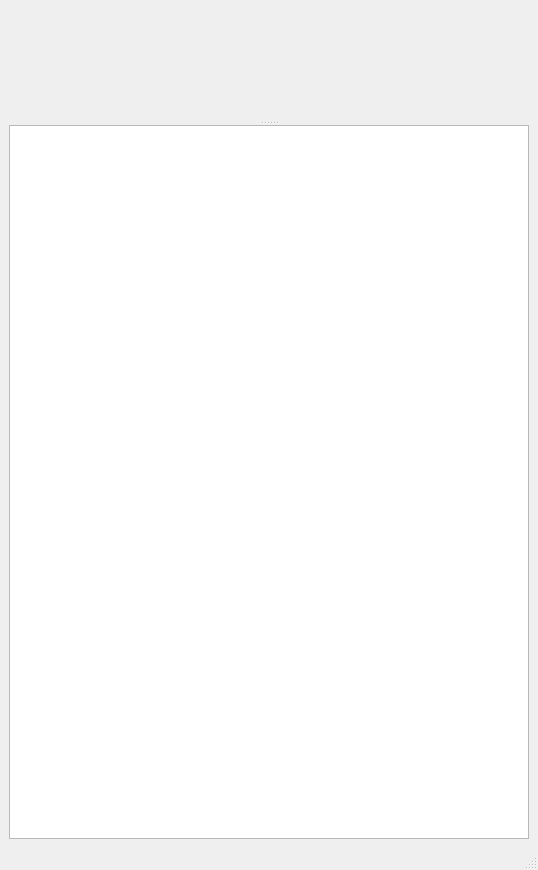
<?xml version="1.0" encoding="UTF-8"?>
<ui version="4.0">
 <class>QxrdTestImageWindowDataVis</class>
 <widget class="QMainWindow" name="QxrdTestImageWindowDataVis">
  <property name="geometry">
   <rect>
    <x>0</x>
    <y>0</y>
    <width>538</width>
    <height>870</height>
   </rect>
  </property>
  <property name="windowTitle">
   <string>MainWindow</string>
  </property>
  <widget class="QWidget" name="centralwidget">
   <layout class="QGridLayout" name="gridLayout">
    <item row="0" column="0">
     <widget class="QSplitter" name="splitter">
      <property name="orientation">
       <enum>Qt::Vertical</enum>
      </property>
      <widget class="QxrdTestImagePlotDataVis" name="m_Graph" native="true"/>
      <widget class="QTextBrowser" name="m_Messages"/>
     </widget>
    </item>
   </layout>
  </widget>
  <widget class="QMenuBar" name="menubar">
   <property name="geometry">
    <rect>
     <x>0</x>
     <y>0</y>
     <width>538</width>
     <height>21</height>
    </rect>
   </property>
  </widget>
  <widget class="QStatusBar" name="statusbar"/>
 </widget>
 <customwidgets>
  <customwidget>
   <class>QxrdTestImagePlotDataVis</class>
   <extends>QWidget</extends>
   <header>qxrdtestimageplotdatavis.h</header>
   <container>1</container>
  </customwidget>
 </customwidgets>
 <resources/>
 <connections/>
</ui>
